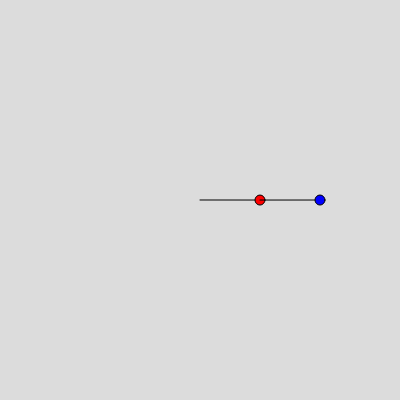
Frame 1 (no input)
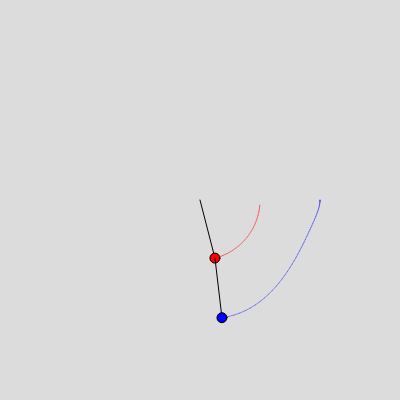
Frame 60 (no input)
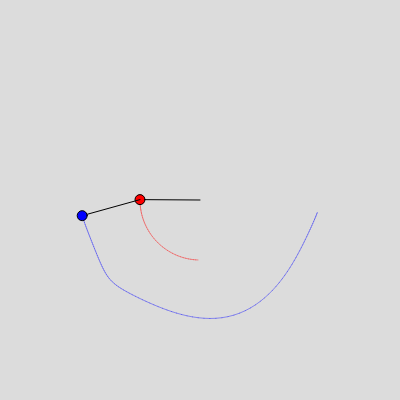
Frame 120 (the mouse pressed at the canvas centre since frame 60)

The p5.js sketch that drew these frames (run headless with seeded random() and noise() and a simulated clock; from frame 60 on, the mouse is pressed at the canvas centre):

// p5.js sketch
// ── sketch.js
function setup() {
  createCanvas(400, 400);
}

const m = 1;
const l = 60;
const gr = -9.81;
let init = [Math.PI / 2, Math.PI / 2, 0, 0];
let poses1 = [];
let poses2 = [];

function draw() {
  background(220);

  init = RK4(init);

  const t1 = init[0];
  const t2 = init[1];
  let x1 = l * Math.sin(t1) + 200;
  let y1 = -l * Math.cos(t1) + 200;
  poses1.push({ x1, y1 });

  let x2 = l * Math.sin(t2) + x1;
  let y2 = -l * Math.cos(t2) + y1;
  poses2.push({ x2, y2 });

  if (poses1.length > 50) poses1.shift();
  if (poses2.length > 100) poses2.shift();

  for (let p = 0; p < poses1.length - 1; p++) {
    stroke(color(255, 0, 0, 100));
    line(poses1[p].x1, poses1[p].y1, poses1[p + 1].x1, poses1[p + 1].y1);
  }

  for (let p = 0; p < poses2.length - 1; p++) {
    stroke(color(0, 0, 255, 100));
    line(poses2[p].x2, poses2[p].y2, poses2[p + 1].x2, poses2[p + 1].y2);
  }

  stroke(color(0, 0, 0, 255));
  line(200, 200, x1, y1);
  fill(color(255, 0, 0, 255));
  circle(x1, y1, 10);
  line(x1, y1, x2, y2);
  fill(color(0, 0, 255, 255));
  circle(x2, y2, 10);
}

function f(t1, t2, p1, p2) {
  return (
    ((6 / (m * l * l)) * (2 * p1 - 3 * Math.cos(t1 - t2) * p2)) /
    (16 - 9 * Math.cos(t1 - t2) * Math.cos(t1 - t2))
  );
}

function g(t1, t2, p1, p2) {
  return (
    ((6 / (m * l * l)) * (8 * p2 - 3 * Math.cos(t1 - t2) * p1)) /
    (16 - 9 * Math.cos(t1 - t2) * Math.cos(t1 - t2))
  );
}

function j(t1, t2, p1, p2) {
  return (
    -0.5 *
    m *
    l *
    l *
    (f(t1, t2, p1, p2) * g(t1, t2, p1, p2) * Math.sin(t1 - t2) +
      ((3 * gr) / l) * Math.sin(t1))
  );
}

function k(t1, t2, p1, p2) {
  return (
    -0.5 *
    m *
    l *
    l *
    (-1 * f(t1, t2, p1, p2) * g(t1, t2, p1, p2) * Math.sin(t1 - t2) +
      (gr / l) * Math.sin(t2))
  );
}

function RK4(init) {
  const t1 = init[0];
  const t2 = init[1];
  const p1 = init[2];
  const p2 = init[3];

  const h = 0.08;

  const k0 = h * f(t1, t2, p1, p2);
  const l0 = h * g(t1, t2, p1, p2);
  const m0 = h * j(t1, t2, p1, p2);
  const n0 = h * k(t1, t2, p1, p2);

  const k1 = h * f(t1 + 0.5 * k0, t2 + 0.5 * l0, p1 + 0.5 * m0, p2 + 0.5 * n0);
  const l1 = h * g(t1 + 0.5 * k0, t2 + 0.5 * l0, p1 + 0.5 * m0, p2 + 0.5 * n0);
  const m1 = h * j(t1 + 0.5 * k0, t2 + 0.5 * l0, p1 + 0.5 * m0, p2 + 0.5 * n0);
  const n1 = h * k(t1 + 0.5 * k0, t2 + 0.5 * l0, p1 + 0.5 * m0, p2 + 0.5 * n0);

  const k2 = h * f(t1 + 0.5 * k1, t2 + 0.5 * l1, p1 + 0.5 * m1, p2 + 0.5 * n1);
  const l2 = h * g(t1 + 0.5 * k1, t2 + 0.5 * l1, p1 + 0.5 * m1, p2 + 0.5 * n1);
  const m2 = h * j(t1 + 0.5 * k1, t2 + 0.5 * l1, p1 + 0.5 * m1, p2 + 0.5 * n1);
  const n2 = h * k(t1 + 0.5 * k1, t2 + 0.5 * l1, p1 + 0.5 * m1, p2 + 0.5 * n1);

  const k3 = h * f(t1 + k2, t2 + l2, p1 + m2, p2 + n2);
  const l3 = h * g(t1 + k2, t2 + l2, p1 + m2, p2 + n2);
  const m3 = h * j(t1 + k2, t2 + l2, p1 + m2, p2 + n2);
  const n3 = h * k(t1 + k2, t2 + l2, p1 + m2, p2 + n2);

  const nt1 = t1 + (1 / 6) * (k0 + 2 * k1 + 2 * k2 + k3);
  const nt2 = t2 + (1 / 6) * (l0 + 2 * l1 + 2 * l2 + l3);
  const np1 = p1 + (1 / 6) * (m0 + 2 * m1 + 2 * m2 + m3);
  const np2 = p2 + (1 / 6) * (n0 + 2 * n1 + 2 * n2 + n3);

  return [nt1, nt2, np1, np2];
}
